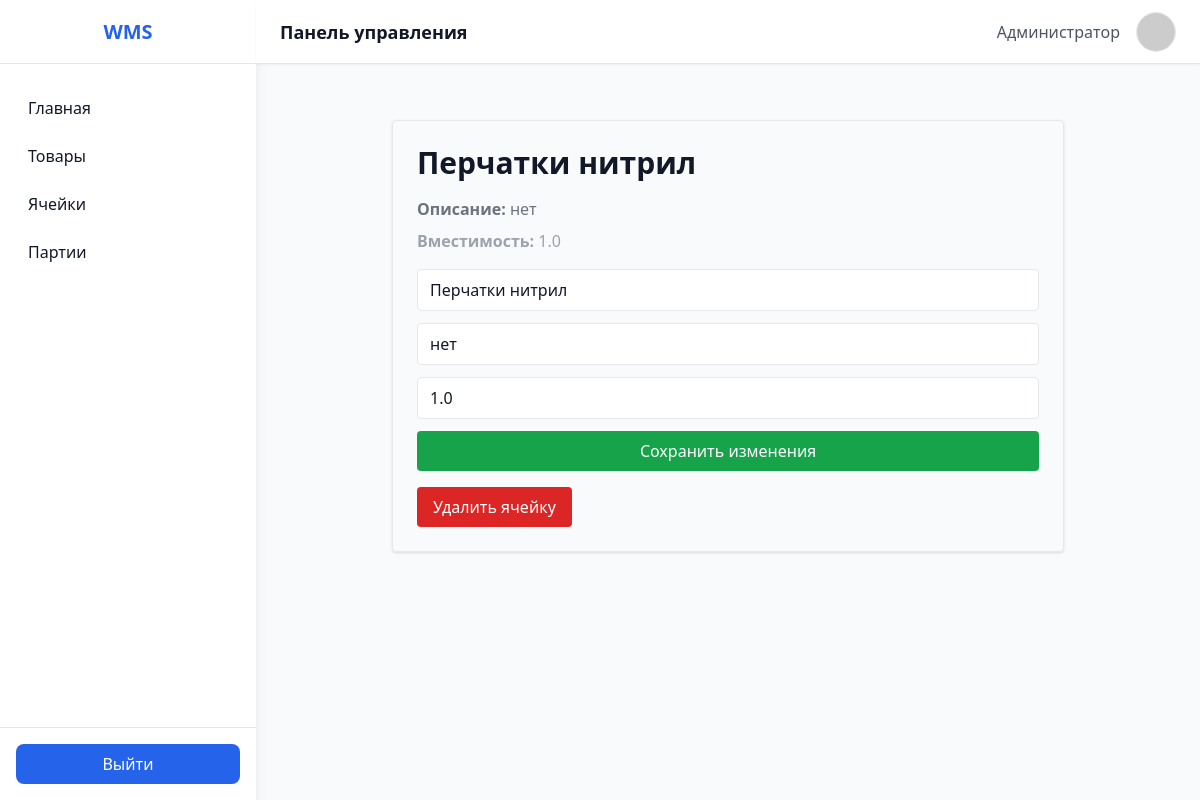
The app's page /cells/3 with its own data.
### app/models/cells.py (models this page shows)
class Cell(Base):
    __tablename__ = 'cells'
    id = Column(Integer, primary_key=True, index=True)
    name = Column(String, index=True)
    description = Column(String, nullable=True)
    capacity = Column(Float, default=0.0)
    item_id = Column(Integer, ForeignKey('items.id'))
    items = relationship("Item", back_populates="cells")
    batches = relationship("Batch", back_populates="cells")

### app/api/cells.py (the view)
@router.get('/{cell_id}', response_class=HTMLResponse)
async def read_cell(cell_id: int, request: Request, db: Session = Depends(get_db)):
    cell = db.query(Cell).filter(Cell.id == cell_id).first()
    if not cell:
        raise HTTPException(status_code=404, detail="Cell not found")
    return templates.TemplateResponse('cells_detail.html', {'request': request, 'cell': cell})

### app/templates/cells_detail.html (shortened to what this page needs)
{% extends "index.html" %}
{% block content %}
<div class="max-w-2xl mx-auto mt-8 p-6 border rounded shadow">
  <h1 class="text-3xl font-bold mb-4">{{ cell.name or 'Нет названия' }}</h1>
  <p class="text-gray-500 mb-2"><strong>Описание:</strong> {{ cell.description or 'Нет описания' }}</p>
  <p class="text-gray-400 mb-4"><strong>Вместимость:</strong> {{ cell.capacity }}</p>
  <form id="edit-cell-form" class="flex flex-col gap-3 mb-4">
    <input type="text" name="name" value="{{ cell.name }}" placeholder="Название ячейки"
           class="border rounded px-3 py-2">
    <input type="text" name="description" value="{{ cell.description }}" placeholder="Описание"
           class="border rounded px-3 py-2">
    <input type="number" step="0.1" name="capacity" value="{{ cell.capacity }}" placeholder="Вместимость"
           class="border rounded px-3 py-2">
    <button type="button" onclick="updateCell({{ cell.id }})"
            class="bg-green-600 text-white px-4 py-2 rounded hover:bg-green-700">
      Сохранить изменения
    </button>
  </form>
  <button onclick="deleteCell({{ cell.id }})"
          class="bg-red-600 text-white px-4 py-2 rounded hover:bg-red-700">
    Удалить ячейку
  </button>
</div>
{% endblock %}

### records on screen
Cell: name "Перчатки нитрил", description "нет", capacity "1.0"
